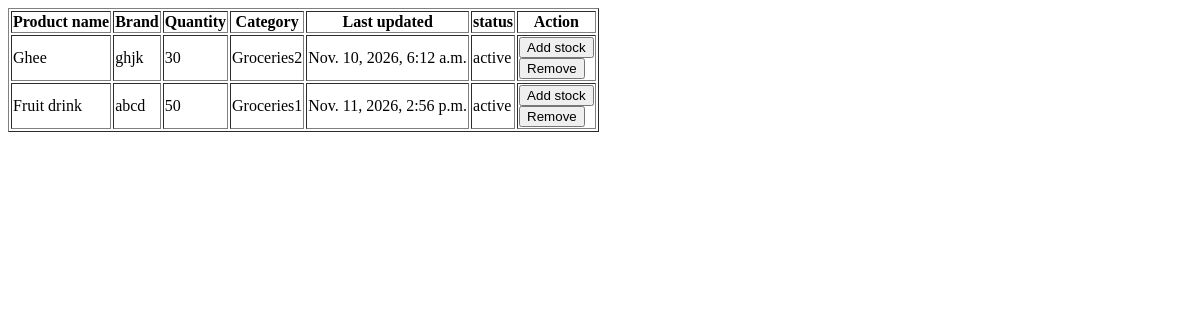
/ViewStockandUpdateStock (signed in), run on an earlier commit of the app's database.
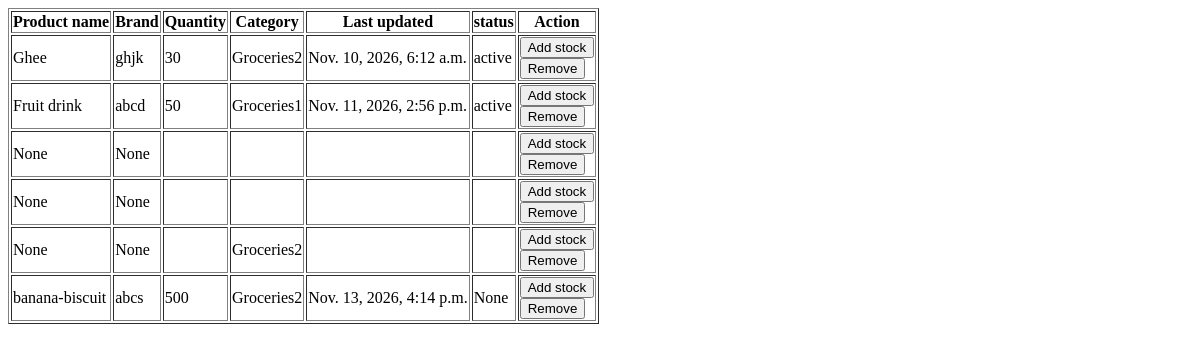
And on a later commit of the database.
### RetailIQApp/models.py (models this page shows)
class ProductTable(models.Model):
    SHOPID = models.ForeignKey(ShopTable, on_delete=models.PROTECT, null=True, blank=True) #necessary? because there is fk to category table
    CATEGORY = models.ForeignKey(CategoryTable,on_delete=models.PROTECT,null=True,blank=True)
    product_name = models.CharField(max_length=50, null=True, blank=True)
    STOCK = models.ForeignKey(StockTable, on_delete=models.PROTECT, null=True, blank=True) #not appearing in viewproducts.html
    brand = models.CharField(max_length=20, null=True, blank=True)
    expiry_date = models.DateField(null=True, blank=True)
    manufacturing_date = models.DateField(null=True, blank=True)
    barcode = models.IntegerField(null=True, blank=True)
    purchase_price = models.DecimalField(max_digits=10, decimal_places=2, null=True, blank=True)
    selling_price = models.DecimalField(max_digits=10, decimal_places=2, null=True, blank=True)
    unit = models.CharField(max_length=20, null=True, blank=True)
    description = models.TextField(max_length=200, null=True, blank=True)
    supplier_name = models.CharField(max_length=20, null=True, blank=True)
    supplier_email = models.EmailField(max_length=50, null=True, blank=True)
    supplier_phone = models.CharField(max_length=20, null=True, blank=True)

class StockTable(models.Model):
    quantity = models.IntegerField(null=True, blank=True)
    last_updated = models.DateTimeField(auto_now=True)
    status = models.CharField(max_length=20, null=True, blank=True)

class CategoryTable(models.Model):
    SHOPID = models.ForeignKey(ShopTable, on_delete=models.PROTECT, null=True, blank=True)
    category_name = models.CharField(max_length=20, null=True, blank=True)
    category_description = models.CharField(max_length=100, null=True, blank=True)
    created_at = models.DateTimeField(auto_now_add=True)
    updated_at = models.DateTimeField(auto_now=True)
    is_active = models.BooleanField(default=True)

### RetailIQApp/views.py (the view)
# urls.py: path('ViewStockandUpdateStock',ViewStockandUpdateStock.as_view(),name='ViewStockandUpdateStock'),
class ViewStockandUpdateStock(View):
    def get(self,request):
        obj = ProductTable.objects.filter(SHOPID__LOGINID_id=request.session['loginid']) #select_related not needed?
        return render(request,'shop/ViewStockandUpdateStock.html', {'stock_data':obj})

### templates/Shop/viewStockAndUpdateStock.html (shortened to what this page needs)
<!DOCTYPE html>
<html lang="en">
<head>
</head>
<body>
    <table border="1">
        <tr>
            <th>Product name</th>
            <th>Brand</th>
            <th>Quantity</th>
            <th>Category</th>
            <th>Last updated</th>
            <th>status</th>
            <th>Action</th>
        </tr>
        {% for i in stock_data %}
        <tr>
            <td>{{ i.product_name }}</td>
            <td>{{ i.brand }}</td>
            <td>{{ i.STOCK.quantity }}</td>
            <td>{{ i.CATEGORY.category_name }}</td>
            <td>{{ i.STOCK.last_updated }}</td>
            <td>{{ i.STOCK.status }}</td>
            <td><button>Add stock</button> <br> <button>Remove</button></td>
        </tr>
        {% endfor %}
    </table>
</body>
</html>

What changed in the data, as far as the page shows it:
added ProductTable: product_name "None", brand "None"
added ProductTable: product_name "None", brand "None"
added ProductTable: product_name "None", brand "None", CATEGORY.category_name "Groceries2"
added ProductTable: product_name "banana-biscuit", brand "abcs", STOCK.quantity "500", CATEGORY.category_name "Groceries2", STOCK.last_updated "Nov. 13, 2026, 4:14 p.m.", STOCK.status "None"
